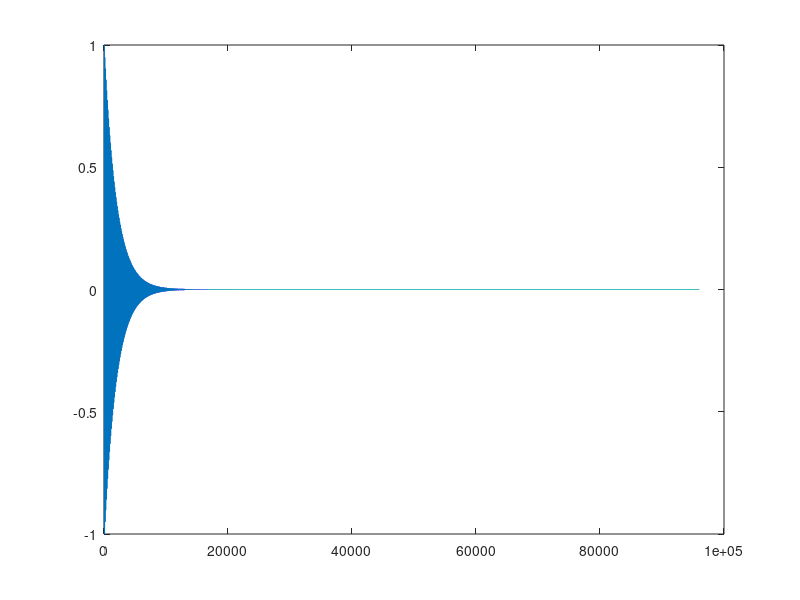

MATLAB code to generate this figure:
clc; close all;clear all;

x(1:49) = 1;
x(50:99) = -1;
alpha = 0.95;
Fs = 48000;

for i = 100:100:(Fs*2-100)
    for j = 0:99
        x(i + j) = alpha^(i/100) * x(j+1);
    end
end

plot(x);
sound(x, Fs);